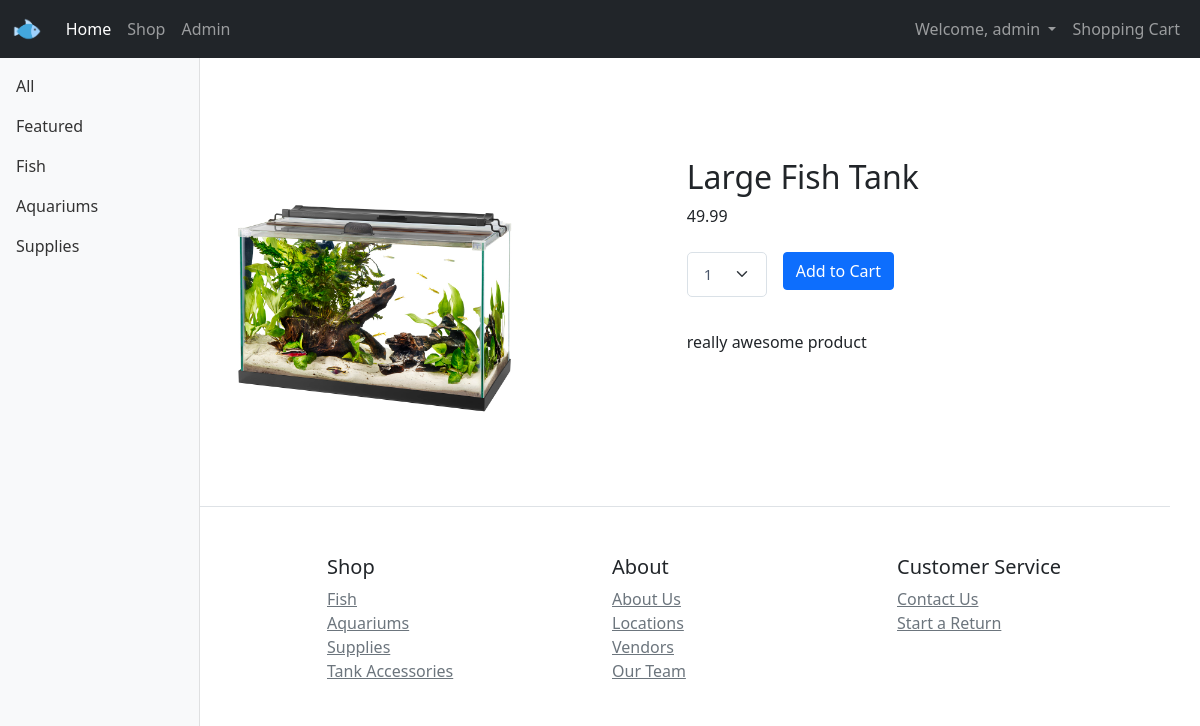
/pages/product.php?product_id=1000 (signed in), run on the app's committed database.
### tables this page shows
CREATE TABLE `product` (
  `product_id` varchar(100) NOT NULL,
  `product_name` varchar(100) NOT NULL,
  `product_type` varchar(100) NOT NULL,
  `vendor_id` varchar(100) NOT NULL,
  `cost` decimal(10,2) NOT NULL,
  `sales_price` decimal(10,2) NOT NULL,
  `imagepath` varchar(256) DEFAULT NULL,
  `product_desc` varchar(512) NOT NULL,
  `featured` tinyint(1) NOT NULL
);

### pages/product.php (the view, shortened to what this page needs)
<?php
include('header.php');
?>
  <div class="container-fluid">
    <div class="row">
      <nav id="sidebarMenu" class="col-md-3 col-lg-2 d-md-block bg-light sidebar collapse">
        <div class="position-sticky pt-3">
          <ul class="nav flex-column">
            <li class="nav-item">
              <a class="nav-link" href="shop.php">
                All
              </a>
            </li>
            <li class="nav-item">
              <a class="nav-link" href="products-featured.php">
                Featured
              </a>
            </li>
            <li class="nav-item">
              <a class="nav-link" aria-current="page" href="products-fish.php">
                Fish
              </a>
            </li>
            <li class="nav-item">
              <a class="nav-link" href="products-aquariums.php">
                Aquariums
              </a>
            </li>
            <li class="nav-item">
              <a class="nav-link" href="products.supplies.php">
                Supplies
              </a>
            </li>
          </ul>
        </div>
      </nav>
      <?php
      require_once  'config.php';
      $conn = new mysqli($hn, $un, $pw, $db);
      if(isset($_GET['product_id'])) {
      $id = $_GET['product_id'];
      $query = "SELECT * FROM product where product_id=$id ";
      $result = $conn->query($query);
      $row = $result->fetch_array(MYSQLI_ASSOC);
      echo <<<_END
      <main class="checkout col-md-9 ms-sm-auto col-lg-10 px-md-4">
        <div class="product col-md-10">
          <div class="col-md-6 product-img">
            <div class="product-thumbnails">
            </div>
            <div class="active-img">
              <img src="../images/$row[imagepath]" alt="product image">
            </div>
          </div>
          <div class="col-md-5 product-desc">
          <h2 class="product-title">$row[product_name]</h2>
            <div class="price">$row[sales_price]</div>
              <div class="flex-wrap align-items-center pt-4 pb-2 mb-3">
              <select class="form-select me-3 mb-3" style="width: 5rem;">
                <option value="1">1</option>
                <option value="2">2</option>
                <option value="3">3</option>
                <option value="4">4</option>
                <option value="5">5</option>
              </select>
              <p><a class="btn btn-primary" href="shop.php">Add to Cart</a></p>
              </div>
            $row[product_desc]
            </div>
        </div>
      </main>
    _END;
      }
      ?>
    </div>
  </div>
  <?php
  include('footer.php');
  ?>
</body>
</html>

### styles/theme.css (style rules this page uses)
.product { margin-top: 100px; float: left; }
.product-img { float: left; }
.product-img .active-img img { width: 300px; }
.product-desc { float: right; }
.form-select { display: block; width: 100%; padding: .625rem 2rem .625rem 1rem; font-size: .9375rem; font-weight: 400; line-height: 1.5; color: #4b566b; vertical-align: middle; background-color: #fff; background-position: right 1rem center; background-size: 16px 12px; border: 1px solid #dae1e7; border-radius: .3125rem; box-shadow: inset 0 1px 2px transparent; -webkit-appearance: none; -moz-appearance: none; appearance: none; float: left; }
.sidebar { position: fixed; top: 0; bottom: 0; left: 0; z-index: 100; padding: 50px 0 0; box-shadow: inset -1px 0 0 rgba(0, 0, 0, .1); }
.sidebar .nav-link { font-weight: 500; color: #333; }

### data on the page
product: imagepath (picture), product_name "Large Fish Tank", sales_price "49.99", product_desc "really awesome product"

### other printed values
$username "admin"
